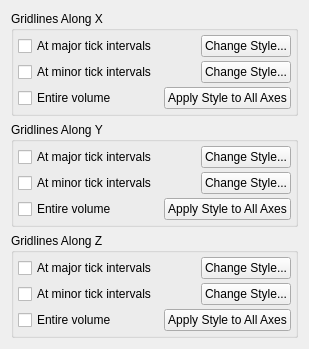
     <widget class="QWidget" name="GridTab">
      <attribute name="title">
       <string>Grid</string>
      </attribute>
      <layout class="QVBoxLayout" name="verticalLayout_17">
       <item>
        <widget class="QGroupBox" name="XGridGroup">
         <property name="title">
          <string>Gridlines Along X</string>
         </property>
         <layout class="QVBoxLayout" name="verticalLayout_12">
          <property name="spacing">
           <number>4</number>
          </property>
          <property name="leftMargin">
           <number>4</number>
          </property>
          <property name="topMargin">
           <number>4</number>
          </property>
          <property name="rightMargin">
           <number>4</number>
          </property>
          <property name="bottomMargin">
           <number>4</number>
          </property>
          <item>
           <layout class="QHBoxLayout" name="horizontalLayout_4">
            <item>
             <widget class="QCheckBox" name="XGridLineMajorCheck">
              <property name="text">
               <string>At major tick intervals</string>
              </property>
             </widget>
            </item>
            <item>
             <spacer name="horizontalSpacer">
              <property name="orientation">
               <enum>Qt::Horizontal</enum>
              </property>
              <property name="sizeHint" stdset="0">
               <size>
                <width>40</width>
                <height>20</height>
               </size>
              </property>
             </spacer>
            </item>
            <item>
             <widget class="QPushButton" name="XGridLineMajorStyleButton">
              <property name="text">
               <string>Change Style...</string>
              </property>
             </widget>
            </item>
           </layout>
          </item>
          <item>
           <layout class="QHBoxLayout" name="horizontalLayout_5">
            <item>
             <widget class="QCheckBox" name="XGridLineMinorCheck">
              <property name="text">
               <string>At minor tick intervals</string>
              </property>
             </widget>
            </item>
            <item>
             <spacer name="horizontalSpacer_2">
              <property name="orientation">
               <enum>Qt::Horizontal</enum>
              </property>
              <property name="sizeHint" stdset="0">
               <size>
                <width>40</width>
                <height>20</height>
               </size>
              </property>
             </spacer>
            </item>
            <item>
             <widget class="QPushButton" name="XGridLineMinorStyleButton">
              <property name="text">
               <string>Change Style...</string>
              </property>
             </widget>
            </item>
           </layout>
          </item>
          <item>
           <layout class="QHBoxLayout" name="horizontalLayout_6">
            <item>
             <widget class="QCheckBox" name="XGridLineFullCheck">
              <property name="text">
               <string>Entire volume</string>
              </property>
             </widget>
            </item>
            <item>
             <spacer name="horizontalSpacer_3">
              <property name="orientation">
               <enum>Qt::Horizontal</enum>
              </property>
              <property name="sizeHint" stdset="0">
               <size>
                <width>40</width>
                <height>20</height>
               </size>
              </property>
             </spacer>
            </item>
            <item>
             <widget class="QPushButton" name="XGridLineApplyStyleButton">
              <property name="text">
               <string>Apply Style to All Axes</string>
              </property>
             </widget>
            </item>
           </layout>
          </item>
         </layout>
        </widget>
       </item>
       <item>
        <widget class="QGroupBox" name="YGridGroup">
         <property name="title">
          <string>Gridlines Along Y</string>
         </property>
         <layout class="QVBoxLayout" name="verticalLayout_13">
          <property name="spacing">
           <number>4</number>
          </property>
          <property name="leftMargin">
           <number>4</number>
          </property>
          <property name="topMargin">
           <number>4</number>
          </property>
          <property name="rightMargin">
           <number>4</number>
          </property>
          <property name="bottomMargin">
           <number>4</number>
          </property>
          <item>
           <layout class="QHBoxLayout" name="horizontalLayout_8">
            <item>
             <widget class="QCheckBox" name="YGridLineMajorCheck">
              <property name="text">
               <string>At major tick intervals</string>
              </property>
             </widget>
            </item>
            <item>
             <spacer name="horizontalSpacer_5">
              <property name="orientation">
               <enum>Qt::Horizontal</enum>
              </property>
              <property name="sizeHint" stdset="0">
               <size>
                <width>40</width>
                <height>20</height>
               </size>
              </property>
             </spacer>
            </item>
            <item>
             <widget class="QPushButton" name="YGridLineMajorStyleButton">
              <property name="text">
               <string>Change Style...</string>
              </property>
             </widget>
            </item>
           </layout>
          </item>
          <item>
           <layout class="QHBoxLayout" name="horizontalLayout_10">
            <item>
             <widget class="QCheckBox" name="YGridLineMinorCheck">
              <property name="text">
               <string>At minor tick intervals</string>
              </property>
             </widget>
            </item>
            <item>
             <spacer name="horizontalSpacer_6">
              <property name="orientation">
               <enum>Qt::Horizontal</enum>
              </property>
              <property name="sizeHint" stdset="0">
               <size>
                <width>40</width>
                <height>20</height>
               </size>
              </property>
             </spacer>
            </item>
            <item>
             <widget class="QPushButton" name="YGridLineMinorStyleButton">
              <property name="text">
               <string>Change Style...</string>
              </property>
             </widget>
            </item>
           </layout>
          </item>
          <item>
           <layout class="QHBoxLayout" name="horizontalLayout_7">
            <item>
             <widget class="QCheckBox" name="YGridLineFullCheck">
              <property name="text">
               <string>Entire volume</string>
              </property>
             </widget>
            </item>
            <item>
             <spacer name="horizontalSpacer_4">
              <property name="orientation">
               <enum>Qt::Horizontal</enum>
              </property>
              <property name="sizeHint" stdset="0">
               <size>
                <width>40</width>
                <height>20</height>
               </size>
              </property>
             </spacer>
            </item>
            <item>
             <widget class="QPushButton" name="YGridLineApplyStyleButton">
              <property name="text">
               <string>Apply Style to All Axes</string>
              </property>
             </widget>
            </item>
           </layout>
          </item>
         </layout>
        </widget>
       </item>
       <item>
        <widget class="QGroupBox" name="ZGridGroup">
         <property name="title">
          <string>Gridlines Along Z</string>
         </property>
         <layout class="QVBoxLayout" name="verticalLayout_15">
          <property name="spacing">
           <number>4</number>
          </property>
          <property name="leftMargin">
           <number>4</number>
          </property>
          <property name="topMargin">
           <number>4</number>
          </property>
          <property name="rightMargin">
           <number>4</number>
          </property>
          <property name="bottomMargin">
           <number>4</number>
          </property>
          <item>
           <layout class="QHBoxLayout" name="horizontalLayout_13">
            <item>
             <widget class="QCheckBox" name="ZGridLineMajorCheck">
              <property name="text">
               <string>At major tick intervals</string>
              </property>
             </widget>
            </item>
            <item>
             <spacer name="horizontalSpacer_9">
              <property name="orientation">
               <enum>Qt::Horizontal</enum>
              </property>
              <property name="sizeHint" stdset="0">
               <size>
                <width>40</width>
                <height>20</height>
               </size>
              </property>
             </spacer>
            </item>
            <item>
             <widget class="QPushButton" name="ZGridLineMajorStyleButton">
              <property name="text">
               <string>Change Style...</string>
              </property>
             </widget>
            </item>
           </layout>
          </item>
          <item>
           <layout class="QHBoxLayout" name="horizontalLayout_12">
            <item>
             <widget class="QCheckBox" name="ZGridLineMinorCheck">
              <property name="text">
               <string>At minor tick intervals</string>
              </property>
             </widget>
            </item>
            <item>
             <spacer name="horizontalSpacer_8">
              <property name="orientation">
               <enum>Qt::Horizontal</enum>
              </property>
              <property name="sizeHint" stdset="0">
               <size>
                <width>40</width>
                <height>20</height>
               </size>
              </property>
             </spacer>
            </item>
            <item>
             <widget class="QPushButton" name="ZGridLineMinorStyleButton">
              <property name="text">
               <string>Change Style...</string>
              </property>
             </widget>
            </item>
           </layout>
          </item>
          <item>
           <layout class="QHBoxLayout" name="horizontalLayout_11">
            <item>
             <widget class="QCheckBox" name="ZGridLineFullCheck">
              <property name="text">
               <string>Entire volume</string>
              </property>
             </widget>
            </item>
            <item>
             <spacer name="horizontalSpacer_7">
              <property name="orientation">
               <enum>Qt::Horizontal</enum>
              </property>
              <property name="sizeHint" stdset="0">
               <size>
                <width>40</width>
                <height>20</height>
               </size>
              </property>
             </spacer>
            </item>
            <item>
             <widget class="QPushButton" name="ZGridLineApplyStyleButton">
              <property name="text">
               <string>Apply Style to All Axes</string>
              </property>
             </widget>
            </item>
           </layout>
          </item>
         </layout>
        </widget>
       </item>
      </layout>
     </widget>
